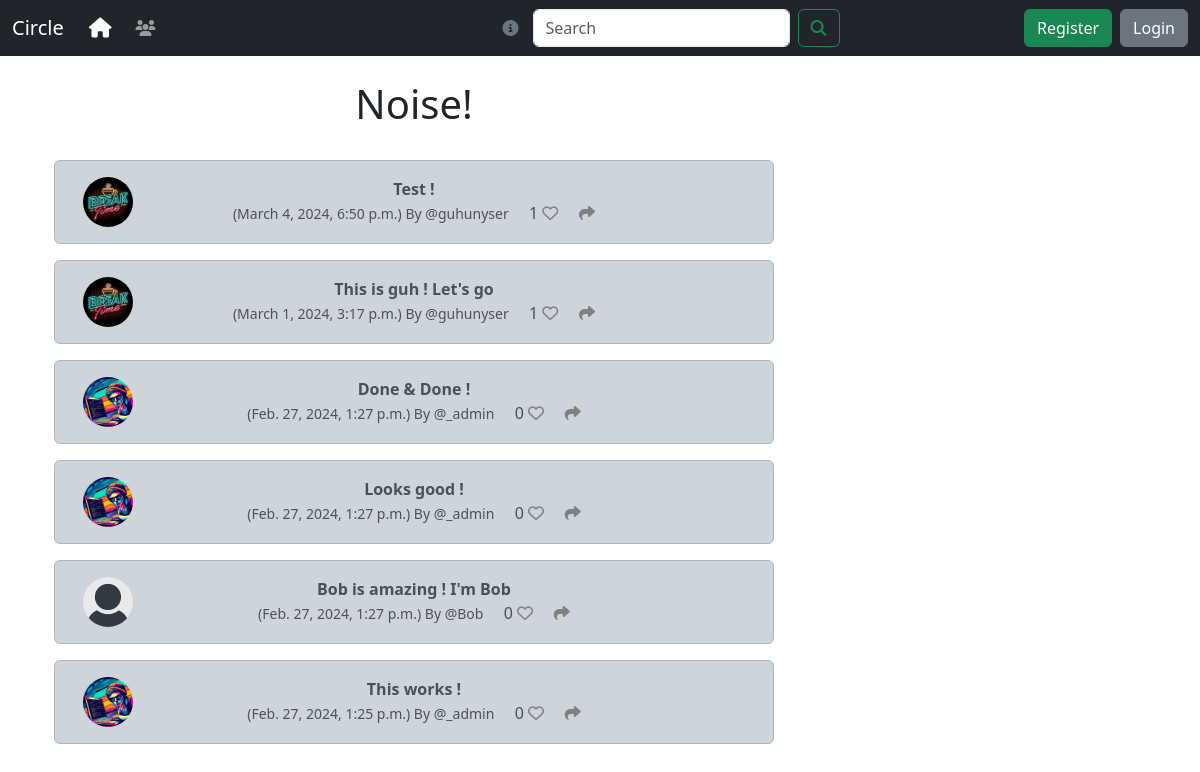
The app's page /, older data.
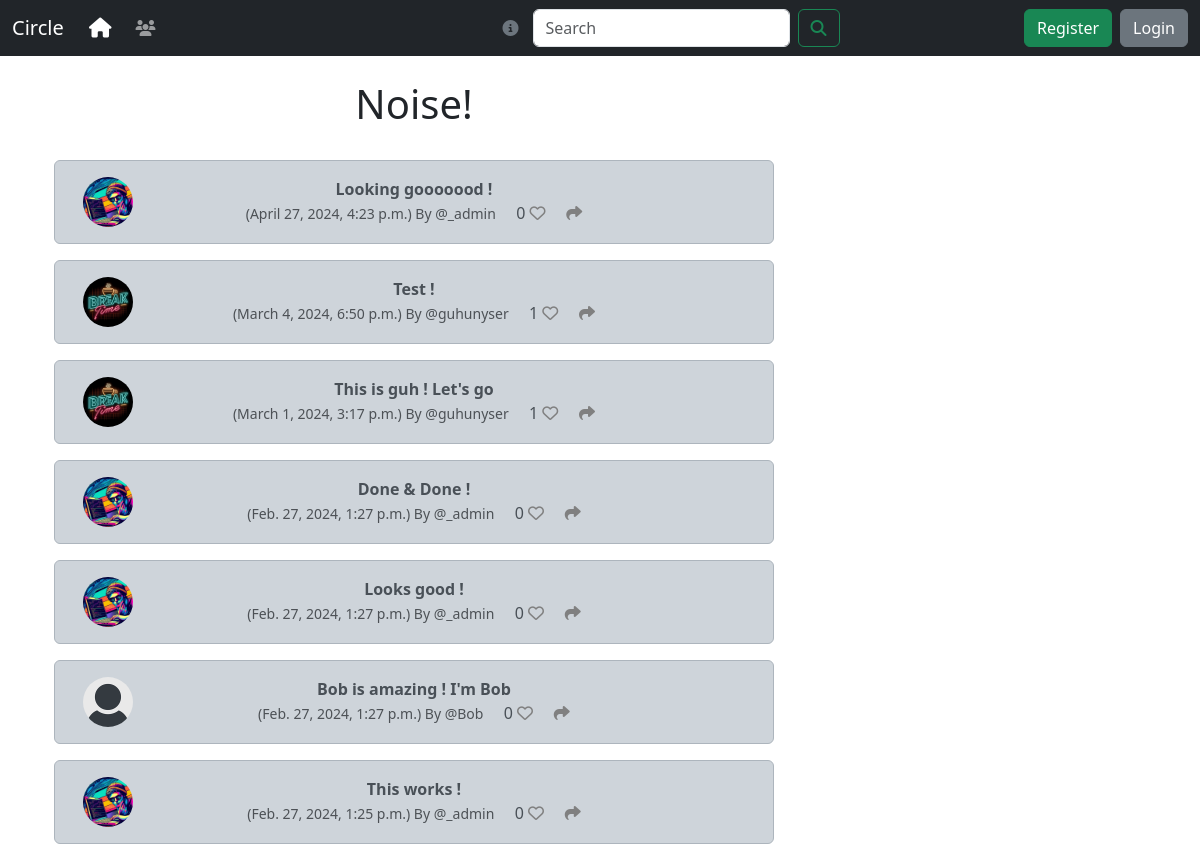
The same page, newer data.
### circle/models.py (models this page shows, shortened)
class Noise(models.Model):
    user = models.ForeignKey(
        User, related_name = "noises",
        on_delete = models.DO_NOTHING
    )
    body = models.CharField(max_length=200)
    created_at = models.DateTimeField(auto_now_add=True)
    likes = models.ManyToManyField(User, related_name="noise_like", blank=True)
    def number_of_likes(self):
        return self.likes.count()

class Profile(models.Model):
    user = models.OneToOneField( User, on_delete=models.CASCADE)
    follows = models.ManyToManyField("self",
        related_name="followed_by",
        symmetrical=False,
        blank=True)
    date_modified = models.DateTimeField(User, auto_now=True)
    profile_image = models.ImageField(null=True,blank=True, upload_to="images/")
    profile_bio = models.CharField(null=True, blank=True, max_length=500)
    hompage_link = models.CharField(null=True, blank=True, max_length=250)
    facebook_link = models.CharField(null=True, blank=True, max_length=250)
    instagram_link = models.CharField(null=True, blank=True, max_length=250)
    linkedin_link = models.CharField(null=True, blank=True, max_length=250)
    github_link =models.CharField(null=True, blank=True, max_length=250)

### circle/views.py (the view)
# urls.py: path('', views.home, name='home'),
def home(request):
    if request.user.is_authenticated:
        form = NoiseForm(request.POST or None)
        if request.method == "POST":
            if form.is_valid():
                noise = form.save(commit=False)
                noise.user = request.user
                noise.save()
                messages.success(request, ("You made some Noise!"))
                return redirect('home')
        noises = Noise.objects.all().order_by("-created_at")
        return render(request, 'home.html', {"noises":noises, "form":form})
    else:
        noises = Noise.objects.all().order_by("-created_at")
        return render(request, 'home.html', {"noises":noises})

### circle/templates/home.html (shortened to what this page needs)
{% extends 'base.html' %}
{% load static %}
{% block content %}
<div class="container text-center">
  <div class="row">
      <div class="col-8">
<h1>Noise!</h1>
<br/>
{% for noise in noises %}
<div class="alert alert-dark" role="alert">
  <div class="container">
    <div class="row">
      <div class="col-1">
        {%  if noise.user.profile.profile_image  %}
        <img src="{{ noise.user.profile.profile_image.url}}" width=50 height=50 class="rounded-circle" alt="{{ profile.user.username}}">
       {% else %}
       <img src="{% static 'images/default_profile_pic.png' %}" width=50 height=50 class="rounded-circle" alt="{{ profile.user.username}}">
       {% endif %}
      </div>
<div class="col-10">
    <strong>{{ noise.body }}</strong><br/>
    <small class="text-muted">
      ({{ noise.created_at}}) By @{{ noise.user.username}}
    </small>
    {{ noise.number_of_likes }}
    {%  if user in noise.likes.all %}
    <a href="{%  url 'noise_like' noise.id  %}"><i class="fa-solid fa-heart" style="color:rgb(245, 75, 75)"></i></a>
    {% else %}
    <a href="{%  url 'noise_like' noise.id  %}"><i class="fa fa-heart-o" style="color:grey"></i></a>
    {% endif %}
    <a href="{% url 'noise_show' noise.id %}"><i class="fa-solid fa-share" style="color:gray"></i></a>
  </div>
   <br/>
  </div>
  </div>
  </div>
{% endfor %}
</div>
<div class="col-4"><br/><br/><br/>
</div>
{% endblock %}

Row changes from the older to the newer data that the page shows:
added Noise: user.profile.profile_image (picture), body "Looking gooooood !", created_at "April 27, 2024, 4:23 p.m.", user.username "_admin", number_of_likes "0"
